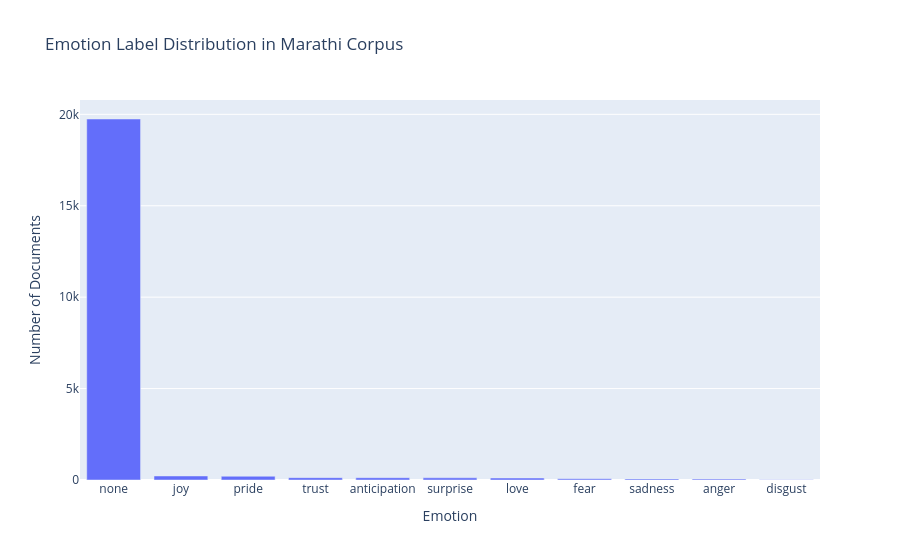

Write notebook code for a chart like this one.
### Code cell
# Section 24: Emotion Label Distribution (Plotly)

import pandas as pd
import plotly.express as px

emotion_counts = df_clean["emotion"].value_counts().reset_index()
emotion_counts.columns = ["emotion", "count"]

print("Emotion label distribution:")
print(emotion_counts.to_string(index=False))

fig = px.bar(
    emotion_counts,
    x="emotion",
    y="count",
    title="Emotion Label Distribution in Marathi Corpus",
    labels={"emotion": "Emotion", "count": "Number of Documents"},
)
fig.show()

print("\nSection 24 OK: Emotion distribution visualization done.")

### Figure 1 — Plotly figure (JSON) as saved in the notebook; plotly's stock layout.template omitted (floating-point values rounded to 4 significant figures)
{"data": [{"hovertemplate": "Emotion=%{x}<br>Number of Documents=%{y}<extra></extra>", "legendgroup": "", "marker": {"color": "#636efa", "pattern": {"shape": ""}}, "name": "", "orientation": "v", "showlegend": false, "textposition": "auto", "type": "bar", "x": ["none", "joy", "pride", "trust", "anticipation", "surprise", "love", "fear", "sadness", "anger", "disgust"], "xaxis": "x", "y": [19745, 220, 205, 127, 124, 119, 107, 67, 59, 51, 8], "yaxis": "y"}], "layout": {"barmode": "relative", "legend": {"tracegroupgap": 0}, "title": {"text": "Emotion Label Distribution in Marathi Corpus"}, "xaxis": {"anchor": "y", "domain": [0, 1], "title": {"text": "Emotion"}}, "yaxis": {"anchor": "x", "domain": [0, 1], "title": {"text": "Number of Documents"}}}}
